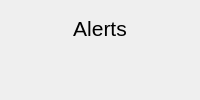
     <widget class="QWidget" name="alerts_page">
      <property name="styleSheet">
       <string notr="true">font-size: 12pt</string>
      </property>
      <layout class="QVBoxLayout" name="verticalLayout_7">
       <item>
        <widget class="QScrollArea" name="scrollArea_alerts">
         <property name="palette">
          <palette>
           <active>
            <colorrole role="WindowText">
             <brush brushstyle="SolidPattern">
              <color alpha="255">
               <red>0</red>
               <green>0</green>
               <blue>0</blue>
              </color>
             </brush>
            </colorrole>
            <colorrole role="Button">
             <brush brushstyle="SolidPattern">
              <color alpha="255">
               <red>240</red>
               <green>240</green>
               <blue>240</blue>
              </color>
             </brush>
            </colorrole>
            <colorrole role="Light">
             <brush brushstyle="SolidPattern">
              <color alpha="255">
               <red>255</red>
               <green>255</green>
               <blue>255</blue>
              </color>
             </brush>
            </colorrole>
            <colorrole role="Midlight">
             <brush brushstyle="SolidPattern">
              <color alpha="255">
               <red>227</red>
               <green>227</green>
               <blue>227</blue>
              </color>
             </brush>
            </colorrole>
            <colorrole role="Dark">
             <brush brushstyle="SolidPattern">
              <color alpha="255">
               <red>160</red>
               <green>160</green>
               <blue>160</blue>
              </color>
             </brush>
            </colorrole>
            <colorrole role="Mid">
             <brush brushstyle="SolidPattern">
              <color alpha="255">
               <red>160</red>
               <green>160</green>
               <blue>160</blue>
              </color>
             </brush>
            </colorrole>
            <colorrole role="Text">
             <brush brushstyle="SolidPattern">
              <color alpha="255">
               <red>0</red>
               <green>0</green>
               <blue>0</blue>
              </color>
             </brush>
            </colorrole>
            <colorrole role="BrightText">
             <brush brushstyle="SolidPattern">
              <color alpha="255">
               <red>255</red>
               <green>255</green>
               <blue>255</blue>
              </color>
             </brush>
            </colorrole>
            <colorrole role="ButtonText">
             <brush brushstyle="SolidPattern">
              <color alpha="255">
               <red>0</red>
               <green>0</green>
               <blue>0</blue>
              </color>
             </brush>
            </colorrole>
            <colorrole role="Base">
             <brush brushstyle="SolidPattern">
              <color alpha="255">
               <red>255</red>
               <green>255</green>
               <blue>255</blue>
              </color>
             </brush>
            </colorrole>
            <colorrole role="Window">
             <brush brushstyle="SolidPattern">
              <color alpha="255">
               <red>240</red>
               <green>240</green>
               <blue>240</blue>
              </color>
             </brush>
            </colorrole>
            <colorrole role="Shadow">
             <brush brushstyle="SolidPattern">
              <color alpha="255">
               <red>105</red>
               <green>105</green>
               <blue>105</blue>
              </color>
             </brush>
            </colorrole>
            <colorrole role="Highlight">
             <brush brushstyle="SolidPattern">
              <color alpha="255">
               <red>0</red>
               <green>120</green>
               <blue>215</blue>
              </color>
             </brush>
            </colorrole>
            <colorrole role="HighlightedText">
             <brush brushstyle="SolidPattern">
              <color alpha="255">
               <red>255</red>
               <green>255</green>
               <blue>255</blue>
              </color>
             </brush>
            </colorrole>
            <colorrole role="Link">
             <brush brushstyle="SolidPattern">
              <color alpha="255">
               <red>0</red>
               <green>0</green>
               <blue>255</blue>
              </color>
             </brush>
            </colorrole>
            <colorrole role="LinkVisited">
             <brush brushstyle="SolidPattern">
              <color alpha="255">
               <red>255</red>
               <green>0</green>
               <blue>255</blue>
              </color>
             </brush>
            </colorrole>
            <colorrole role="AlternateBase">
             <brush brushstyle="SolidPattern">
              <color alpha="255">
               <red>245</red>
               <green>245</green>
               <blue>245</blue>
              </color>
             </brush>
            </colorrole>
            <colorrole role="NoRole">
             <brush brushstyle="SolidPattern">
              <color alpha="255">
               <red>0</red>
               <green>0</green>
               <blue>0</blue>
              </color>
             </brush>
            </colorrole>
            <colorrole role="ToolTipBase">
             <brush brushstyle="SolidPattern">
              <color alpha="255">
               <red>255</red>
               <green>255</green>
               <blue>220</blue>
              </color>
             </brush>
            </colorrole>
            <colorrole role="ToolTipText">
             <brush brushstyle="SolidPattern">
              <color alpha="255">
               <red>0</red>
               <green>0</green>
               <blue>0</blue>
              </color>
             </brush>
            </colorrole>
            <colorrole role="PlaceholderText">
             <brush brushstyle="SolidPattern">
              <color alpha="128">
               <red>0</red>
               <green>0</green>
               <blue>0</blue>
              </color>
             </brush>
            </colorrole>
           </active>
           <inactive>
            <colorrole role="WindowText">
             <brush brushstyle="SolidPattern">
              <color alpha="255">
               <red>0</red>
               <green>0</green>
               <blue>0</blue>
              </color>
             </brush>
            </colorrole>
            <colorrole role="Button">
             <brush brushstyle="SolidPattern">
              <color alpha="255">
               <red>240</red>
               <green>240</green>
               <blue>240</blue>
              </color>
             </brush>
            </colorrole>
            <colorrole role="Light">
             <brush brushstyle="SolidPattern">
              <color alpha="255">
               <red>255</red>
               <green>255</green>
               <blue>255</blue>
              </color>
             </brush>
            </colorrole>
            <colorrole role="Midlight">
             <brush brushstyle="SolidPattern">
              <color alpha="255">
               <red>227</red>
               <green>227</green>
               <blue>227</blue>
              </color>
             </brush>
            </colorrole>
            <colorrole role="Dark">
             <brush brushstyle="SolidPattern">
              <color alpha="255">
               <red>160</red>
               <green>160</green>
               <blue>160</blue>
              </color>
             </brush>
            </colorrole>
            <colorrole role="Mid">
             <brush brushstyle="SolidPattern">
              <color alpha="255">
               <red>160</red>
               <green>160</green>
               <blue>160</blue>
              </color>
             </brush>
            </colorrole>
            <colorrole role="Text">
             <brush brushstyle="SolidPattern">
              <color alpha="255">
               <red>0</red>
               <green>0</green>
               <blue>0</blue>
              </color>
             </brush>
            </colorrole>
            <colorrole role="BrightText">
             <brush brushstyle="SolidPattern">
              <color alpha="255">
               <red>255</red>
               <green>255</green>
               <blue>255</blue>
              </color>
             </brush>
            </colorrole>
            <colorrole role="ButtonText">
             <brush brushstyle="SolidPattern">
              <color alpha="255">
               <red>0</red>
               <green>0</green>
               <blue>0</blue>
              </color>
             </brush>
            </colorrole>
            <colorrole role="Base">
             <brush brushstyle="SolidPattern">
              <color alpha="255">
               <red>255</red>
               <green>255</green>
               <blue>255</blue>
              </color>
             </brush>
            </colorrole>
            <colorrole role="Window">
             <brush brushstyle="SolidPattern">
              <color alpha="255">
               <red>240</red>
               <green>240</green>
               <blue>240</blue>
              </color>
             </brush>
            </colorrole>
            <colorrole role="Shadow">
             <brush brushstyle="SolidPattern">
              <color alpha="255">
               <red>105</red>
               <green>105</green>
               <blue>105</blue>
              </color>
             </brush>
            </colorrole>
            <colorrole role="Highlight">
             <brush brushstyle="SolidPattern">
              <color alpha="255">
               <red>240</red>
               <green>240</green>
               <blue>240</blue>
              </color>
             </brush>
            </colorrole>
            <colorrole role="HighlightedText">
             <brush brushstyle="SolidPattern">
              <color alpha="255">
               <red>0</red>
               <green>0</green>
               <blue>0</blue>
              </color>
             </brush>
            </colorrole>
            <colorrole role="Link">
             <brush brushstyle="SolidPattern">
              <color alpha="255">
               <red>0</red>
               <green>0</green>
               <blue>255</blue>
              </color>
             </brush>
            </colorrole>
            <colorrole role="LinkVisited">
             <brush brushstyle="SolidPattern">
              <color alpha="255">
               <red>255</red>
               <green>0</green>
               <blue>255</blue>
              </color>
             </brush>
            </colorrole>
            <colorrole role="AlternateBase">
             <brush brushstyle="SolidPattern">
              <color alpha="255">
               <red>245</red>
               <green>245</green>
               <blue>245</blue>
              </color>
             </brush>
            </colorrole>
            <colorrole role="NoRole">
             <brush brushstyle="NoBrush">
              <color alpha="255">
               <red>0</red>
               <green>0</green>
               <blue>0</blue>
              </color>
             </brush>
            </colorrole>
            <colorrole role="ToolTipBase">
             <brush brushstyle="SolidPattern">
              <color alpha="255">
               <red>255</red>
               <green>255</green>
               <blue>220</blue>
              </color>
             </brush>
            </colorrole>
            <colorrole role="ToolTipText">
             <brush brushstyle="SolidPattern">
              <color alpha="255">
               <red>0</red>
               <green>0</green>
               <blue>0</blue>
              </color>
             </brush>
            </colorrole>
            <colorrole role="PlaceholderText">
             <brush brushstyle="SolidPattern">
              <color alpha="128">
               <red>0</red>
               <green>0</green>
               <blue>0</blue>
              </color>
             </brush>
            </colorrole>
           </inactive>
           <disabled>
            <colorrole role="WindowText">
             <brush brushstyle="SolidPattern">
              <color alpha="255">
               <red>120</red>
               <green>120</green>
               <blue>120</blue>
              </color>
             </brush>
            </colorrole>
            <colorrole role="Button">
             <brush brushstyle="SolidPattern">
              <color alpha="255">
               <red>240</red>
               <green>240</green>
               <blue>240</blue>
              </color>
             </brush>
            </colorrole>
            <colorrole role="Light">
             <brush brushstyle="SolidPattern">
              <color alpha="255">
               <red>255</red>
               <green>255</green>
               <blue>255</blue>
              </color>
             </brush>
            </colorrole>
            <colorrole role="Midlight">
             <brush brushstyle="SolidPattern">
              <color alpha="255">
               <red>247</red>
               <green>247</green>
               <blue>247</blue>
              </color>
             </brush>
            </colorrole>
            <colorrole role="Dark">
             <brush brushstyle="SolidPattern">
              <color alpha="255">
               <red>160</red>
               <green>160</green>
               <blue>160</blue>
              </color>
             </brush>
            </colorrole>
            <colorrole role="Mid">
             <brush brushstyle="SolidPattern">
              <color alpha="255">
               <red>160</red>
               <green>160</green>
               <blue>160</blue>
              </color>
             </brush>
            </colorrole>
            <colorrole role="Text">
             <brush brushstyle="SolidPattern">
              <color alpha="255">
               <red>120</red>
               <green>120</green>
               <blue>120</blue>
              </color>
             </brush>
            </colorrole>
            <colorrole role="BrightText">
             <brush brushstyle="SolidPattern">
              <color alpha="255">
               <red>255</red>
               <green>255</green>
               <blue>255</blue>
              </color>
             </brush>
            </colorrole>
            <colorrole role="ButtonText">
             <brush brushstyle="SolidPattern">
              <color alpha="255">
               <red>120</red>
               <green>120</green>
               <blue>120</blue>
              </color>
             </brush>
            </colorrole>
            <colorrole role="Base">
             <brush brushstyle="SolidPattern">
              <color alpha="255">
               <red>240</red>
               <green>240</green>
               <blue>240</blue>
              </color>
             </brush>
            </colorrole>
            <colorrole role="Window">
             <brush brushstyle="SolidPattern">
              <color alpha="255">
               <red>240</red>
               <green>240</green>
               <blue>240</blue>
              </color>
             </brush>
            </colorrole>
            <colorrole role="Shadow">
             <brush brushstyle="SolidPattern">
              <color alpha="255">
               <red>0</red>
               <green>0</green>
               <blue>0</blue>
              </color>
             </brush>
            </colorrole>
            <colorrole role="Highlight">
             <brush brushstyle="SolidPattern">
              <color alpha="255">
               <red>0</red>
               <green>120</green>
               <blue>215</blue>
              </color>
             </brush>
            </colorrole>
            <colorrole role="HighlightedText">
             <brush brushstyle="SolidPattern">
              <color alpha="255">
               <red>255</red>
               <green>255</green>
               <blue>255</blue>
              </color>
             </brush>
            </colorrole>
            <colorrole role="Link">
             <brush brushstyle="SolidPattern">
              <color alpha="255">
               <red>0</red>
               <green>0</green>
               <blue>255</blue>
              </color>
             </brush>
            </colorrole>
            <colorrole role="LinkVisited">
             <brush brushstyle="SolidPattern">
              <color alpha="255">
               <red>255</red>
               <green>0</green>
               <blue>255</blue>
              </color>
             </brush>
            </colorrole>
            <colorrole role="AlternateBase">
             <brush brushstyle="SolidPattern">
              <color alpha="255">
               <red>245</red>
               <green>245</green>
               <blue>245</blue>
              </color>
             </brush>
            </colorrole>
            <colorrole role="NoRole">
             <brush brushstyle="NoBrush">
              <color alpha="255">
               <red>0</red>
               <green>0</green>
               <blue>0</blue>
              </color>
             </brush>
            </colorrole>
            <colorrole role="ToolTipBase">
             <brush brushstyle="SolidPattern">
              <color alpha="255">
               <red>255</red>
               <green>255</green>
               <blue>220</blue>
              </color>
             </brush>
            </colorrole>
            <colorrole role="ToolTipText">
             <brush brushstyle="SolidPattern">
              <color alpha="255">
               <red>0</red>
               <green>0</green>
               <blue>0</blue>
              </color>
             </brush>
            </colorrole>
            <colorrole role="PlaceholderText">
             <brush brushstyle="SolidPattern">
              <color alpha="128">
               <red>0</red>
               <green>0</green>
               <blue>0</blue>
              </color>
             </brush>
            </colorrole>
           </disabled>
          </palette>
         </property>
         <property name="styleSheet">
          <string notr="true">background: transparent;</string>
         </property>
         <property name="frameShape">
          <enum>QFrame::NoFrame</enum>
         </property>
         <property name="widgetResizable">
          <bool>true</bool>
         </property>
         <widget class="QWidget" name="scrollAreaWidgetContents_alerts">
          <property name="geometry">
           <rect>
            <x>0</x>
            <y>0</y>
            <width>832</width>
            <height>572</height>
           </rect>
          </property>
          <property name="palette">
           <palette>
            <active/>
            <inactive/>
            <disabled/>
           </palette>
          </property>
          <layout class="QVBoxLayout" name="verticalLayout_4">
           <property name="spacing">
            <number>15</number>
           </property>
           <property name="leftMargin">
            <number>5</number>
           </property>
           <property name="topMargin">
            <number>5</number>
           </property>
           <property name="rightMargin">
            <number>5</number>
           </property>
           <property name="bottomMargin">
            <number>5</number>
           </property>
           <item alignment="Qt::AlignTop">
            <widget class="QLabel" name="label_alerts">
             <property name="maximumSize">
              <size>
               <width>16777215</width>
               <height>40</height>
              </size>
             </property>
             <property name="font">
              <font>
               <pointsize>16</pointsize>
              </font>
             </property>
             <property name="styleSheet">
              <string notr="true">font-size: 16pt</string>
             </property>
             <property name="text">
              <string>Alerts</string>
             </property>
             <property name="alignment">
              <set>Qt::AlignCenter</set>
             </property>
            </widget>
           </item>
           <item>
            <layout class="QVBoxLayout" name="verticalLayout_alerts"/>
           </item>
          </layout>
         </widget>
        </widget>
       </item>
      </layout>
     </widget>
